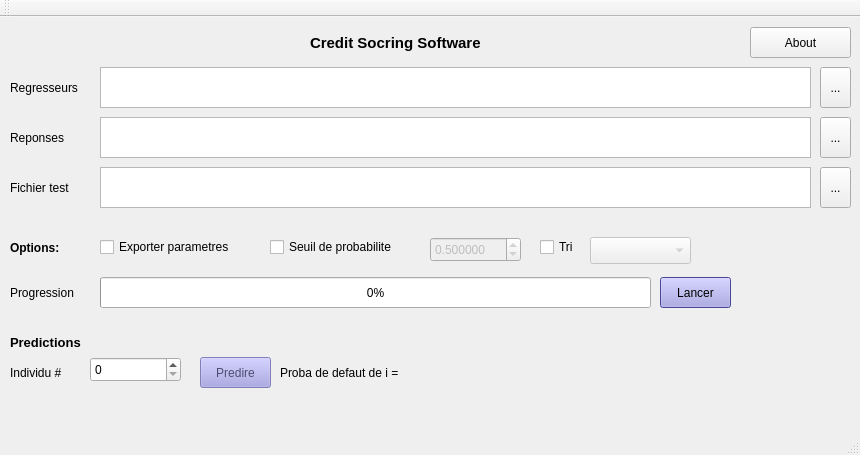
<?xml version="1.0" encoding="UTF-8"?>
<ui version="4.0">
 <class>MainWindow</class>
 <widget class="QMainWindow" name="MainWindow">
  <property name="geometry">
   <rect>
    <x>0</x>
    <y>0</y>
    <width>860</width>
    <height>455</height>
   </rect>
  </property>
  <property name="windowTitle">
   <string>Projet de Credit Scoring</string>
  </property>
  <widget class="QWidget" name="centralWidget">
   <widget class="QPlainTextEdit" name="Regresseurs">
    <property name="geometry">
     <rect>
      <x>100</x>
      <y>50</y>
      <width>711</width>
      <height>41</height>
     </rect>
    </property>
   </widget>
   <widget class="QToolButton" name="Import_X">
    <property name="geometry">
     <rect>
      <x>820</x>
      <y>50</y>
      <width>31</width>
      <height>41</height>
     </rect>
    </property>
    <property name="text">
     <string>...</string>
    </property>
   </widget>
   <widget class="QProgressBar" name="progressBar">
    <property name="geometry">
     <rect>
      <x>100</x>
      <y>260</y>
      <width>551</width>
      <height>31</height>
     </rect>
    </property>
    <property name="value">
     <number>0</number>
    </property>
   </widget>
   <widget class="QLabel" name="label">
    <property name="geometry">
     <rect>
      <x>10</x>
      <y>260</y>
      <width>81</width>
      <height>31</height>
     </rect>
    </property>
    <property name="text">
     <string>Progression</string>
    </property>
   </widget>
   <widget class="QToolButton" name="Import_Y">
    <property name="geometry">
     <rect>
      <x>820</x>
      <y>100</y>
      <width>31</width>
      <height>41</height>
     </rect>
    </property>
    <property name="text">
     <string>...</string>
    </property>
   </widget>
   <widget class="QPlainTextEdit" name="Reponses">
    <property name="geometry">
     <rect>
      <x>100</x>
      <y>100</y>
      <width>711</width>
      <height>41</height>
     </rect>
    </property>
   </widget>
   <widget class="QToolButton" name="Import_Test">
    <property name="geometry">
     <rect>
      <x>820</x>
      <y>150</y>
      <width>31</width>
      <height>41</height>
     </rect>
    </property>
    <property name="text">
     <string>...</string>
    </property>
   </widget>
   <widget class="QPlainTextEdit" name="Fichier_test">
    <property name="geometry">
     <rect>
      <x>100</x>
      <y>150</y>
      <width>711</width>
      <height>41</height>
     </rect>
    </property>
   </widget>
   <widget class="QLabel" name="label_2">
    <property name="geometry">
     <rect>
      <x>10</x>
      <y>50</y>
      <width>81</width>
      <height>41</height>
     </rect>
    </property>
    <property name="text">
     <string>Regresseurs</string>
    </property>
   </widget>
   <widget class="QLabel" name="label_3">
    <property name="geometry">
     <rect>
      <x>10</x>
      <y>100</y>
      <width>81</width>
      <height>41</height>
     </rect>
    </property>
    <property name="text">
     <string>Reponses</string>
    </property>
   </widget>
   <widget class="QLabel" name="label_4">
    <property name="geometry">
     <rect>
      <x>10</x>
      <y>150</y>
      <width>81</width>
      <height>41</height>
     </rect>
    </property>
    <property name="text">
     <string>Fichier test</string>
    </property>
   </widget>
   <widget class="QPushButton" name="Lancer">
    <property name="geometry">
     <rect>
      <x>660</x>
      <y>260</y>
      <width>71</width>
      <height>31</height>
     </rect>
    </property>
    <property name="palette">
     <palette>
      <active>
       <colorrole role="WindowText">
        <brush brushstyle="SolidPattern">
         <color alpha="255">
          <red>0</red>
          <green>0</green>
          <blue>0</blue>
         </color>
        </brush>
       </colorrole>
       <colorrole role="Button">
        <brush brushstyle="SolidPattern">
         <color alpha="255">
          <red>158</red>
          <green>155</green>
          <blue>225</blue>
         </color>
        </brush>
       </colorrole>
       <colorrole role="Light">
        <brush brushstyle="SolidPattern">
         <color alpha="255">
          <red>183</red>
          <green>180</green>
          <blue>255</blue>
         </color>
        </brush>
       </colorrole>
       <colorrole role="Midlight">
        <brush brushstyle="SolidPattern">
         <color alpha="255">
          <red>143</red>
          <green>139</green>
          <blue>233</blue>
         </color>
        </brush>
       </colorrole>
       <colorrole role="Dark">
        <brush brushstyle="SolidPattern">
         <color alpha="255">
          <red>51</red>
          <green>49</green>
          <blue>105</blue>
         </color>
        </brush>
       </colorrole>
       <colorrole role="Mid">
        <brush brushstyle="SolidPattern">
         <color alpha="255">
          <red>68</red>
          <green>65</green>
          <blue>141</blue>
         </color>
        </brush>
       </colorrole>
       <colorrole role="Text">
        <brush brushstyle="SolidPattern">
         <color alpha="255">
          <red>0</red>
          <green>0</green>
          <blue>0</blue>
         </color>
        </brush>
       </colorrole>
       <colorrole role="BrightText">
        <brush brushstyle="SolidPattern">
         <color alpha="255">
          <red>255</red>
          <green>255</green>
          <blue>255</blue>
         </color>
        </brush>
       </colorrole>
       <colorrole role="ButtonText">
        <brush brushstyle="SolidPattern">
         <color alpha="255">
          <red>0</red>
          <green>0</green>
          <blue>0</blue>
         </color>
        </brush>
       </colorrole>
       <colorrole role="Base">
        <brush brushstyle="SolidPattern">
         <color alpha="255">
          <red>255</red>
          <green>255</green>
          <blue>255</blue>
         </color>
        </brush>
       </colorrole>
       <colorrole role="Window">
        <brush brushstyle="SolidPattern">
         <color alpha="255">
          <red>103</red>
          <green>98</green>
          <blue>211</blue>
         </color>
        </brush>
       </colorrole>
       <colorrole role="Shadow">
        <brush brushstyle="SolidPattern">
         <color alpha="255">
          <red>0</red>
          <green>0</green>
          <blue>0</blue>
         </color>
        </brush>
       </colorrole>
       <colorrole role="AlternateBase">
        <brush brushstyle="SolidPattern">
         <color alpha="255">
          <red>179</red>
          <green>176</green>
          <blue>233</blue>
         </color>
        </brush>
       </colorrole>
       <colorrole role="ToolTipBase">
        <brush brushstyle="SolidPattern">
         <color alpha="255">
          <red>255</red>
          <green>255</green>
          <blue>220</blue>
         </color>
        </brush>
       </colorrole>
       <colorrole role="ToolTipText">
        <brush brushstyle="SolidPattern">
         <color alpha="255">
          <red>0</red>
          <green>0</green>
          <blue>0</blue>
         </color>
        </brush>
       </colorrole>
      </active>
      <inactive>
       <colorrole role="WindowText">
        <brush brushstyle="SolidPattern">
         <color alpha="255">
          <red>0</red>
          <green>0</green>
          <blue>0</blue>
         </color>
        </brush>
       </colorrole>
       <colorrole role="Button">
        <brush brushstyle="SolidPattern">
         <color alpha="255">
          <red>158</red>
          <green>155</green>
          <blue>225</blue>
         </color>
        </brush>
       </colorrole>
       <colorrole role="Light">
        <brush brushstyle="SolidPattern">
         <color alpha="255">
          <red>183</red>
          <green>180</green>
          <blue>255</blue>
         </color>
        </brush>
       </colorrole>
       <colorrole role="Midlight">
        <brush brushstyle="SolidPattern">
         <color alpha="255">
          <red>143</red>
          <green>139</green>
          <blue>233</blue>
         </color>
        </brush>
       </colorrole>
       <colorrole role="Dark">
        <brush brushstyle="SolidPattern">
         <color alpha="255">
          <red>51</red>
          <green>49</green>
          <blue>105</blue>
         </color>
        </brush>
       </colorrole>
       <colorrole role="Mid">
        <brush brushstyle="SolidPattern">
         <color alpha="255">
          <red>68</red>
          <green>65</green>
          <blue>141</blue>
         </color>
        </brush>
       </colorrole>
       <colorrole role="Text">
        <brush brushstyle="SolidPattern">
         <color alpha="255">
          <red>0</red>
          <green>0</green>
          <blue>0</blue>
         </color>
        </brush>
       </colorrole>
       <colorrole role="BrightText">
        <brush brushstyle="SolidPattern">
         <color alpha="255">
          <red>255</red>
          <green>255</green>
          <blue>255</blue>
         </color>
        </brush>
       </colorrole>
       <colorrole role="ButtonText">
        <brush brushstyle="SolidPattern">
         <color alpha="255">
          <red>0</red>
          <green>0</green>
          <blue>0</blue>
         </color>
        </brush>
       </colorrole>
       <colorrole role="Base">
        <brush brushstyle="SolidPattern">
         <color alpha="255">
          <red>255</red>
          <green>255</green>
          <blue>255</blue>
         </color>
        </brush>
       </colorrole>
       <colorrole role="Window">
        <brush brushstyle="SolidPattern">
         <color alpha="255">
          <red>103</red>
          <green>98</green>
          <blue>211</blue>
         </color>
        </brush>
       </colorrole>
       <colorrole role="Shadow">
        <brush brushstyle="SolidPattern">
         <color alpha="255">
          <red>0</red>
          <green>0</green>
          <blue>0</blue>
         </color>
        </brush>
       </colorrole>
       <colorrole role="AlternateBase">
        <brush brushstyle="SolidPattern">
         <color alpha="255">
          <red>179</red>
          <green>176</green>
          <blue>233</blue>
         </color>
        </brush>
       </colorrole>
       <colorrole role="ToolTipBase">
        <brush brushstyle="SolidPattern">
         <color alpha="255">
          <red>255</red>
          <green>255</green>
          <blue>220</blue>
         </color>
        </brush>
       </colorrole>
       <colorrole role="ToolTipText">
        <brush brushstyle="SolidPattern">
         <color alpha="255">
          <red>0</red>
          <green>0</green>
          <blue>0</blue>
         </color>
        </brush>
       </colorrole>
      </inactive>
      <disabled>
       <colorrole role="WindowText">
        <brush brushstyle="SolidPattern">
         <color alpha="255">
          <red>51</red>
          <green>49</green>
          <blue>105</blue>
         </color>
        </brush>
       </colorrole>
       <colorrole role="Button">
        <brush brushstyle="SolidPattern">
         <color alpha="255">
          <red>158</red>
          <green>155</green>
          <blue>225</blue>
         </color>
        </brush>
       </colorrole>
       <colorrole role="Light">
        <brush brushstyle="SolidPattern">
         <color alpha="255">
          <red>183</red>
          <green>180</green>
          <blue>255</blue>
         </color>
        </brush>
       </colorrole>
       <colorrole role="Midlight">
        <brush brushstyle="SolidPattern">
         <color alpha="255">
          <red>143</red>
          <green>139</green>
          <blue>233</blue>
         </color>
        </brush>
       </colorrole>
       <colorrole role="Dark">
        <brush brushstyle="SolidPattern">
         <color alpha="255">
          <red>51</red>
          <green>49</green>
          <blue>105</blue>
         </color>
        </brush>
       </colorrole>
       <colorrole role="Mid">
        <brush brushstyle="SolidPattern">
         <color alpha="255">
          <red>68</red>
          <green>65</green>
          <blue>141</blue>
         </color>
        </brush>
       </colorrole>
       <colorrole role="Text">
        <brush brushstyle="SolidPattern">
         <color alpha="255">
          <red>51</red>
          <green>49</green>
          <blue>105</blue>
         </color>
        </brush>
       </colorrole>
       <colorrole role="BrightText">
        <brush brushstyle="SolidPattern">
         <color alpha="255">
          <red>255</red>
          <green>255</green>
          <blue>255</blue>
         </color>
        </brush>
       </colorrole>
       <colorrole role="ButtonText">
        <brush brushstyle="SolidPattern">
         <color alpha="255">
          <red>51</red>
          <green>49</green>
          <blue>105</blue>
         </color>
        </brush>
       </colorrole>
       <colorrole role="Base">
        <brush brushstyle="SolidPattern">
         <color alpha="255">
          <red>103</red>
          <green>98</green>
          <blue>211</blue>
         </color>
        </brush>
       </colorrole>
       <colorrole role="Window">
        <brush brushstyle="SolidPattern">
         <color alpha="255">
          <red>103</red>
          <green>98</green>
          <blue>211</blue>
         </color>
        </brush>
       </colorrole>
       <colorrole role="Shadow">
        <brush brushstyle="SolidPattern">
         <color alpha="255">
          <red>0</red>
          <green>0</green>
          <blue>0</blue>
         </color>
        </brush>
       </colorrole>
       <colorrole role="AlternateBase">
        <brush brushstyle="SolidPattern">
         <color alpha="255">
          <red>103</red>
          <green>98</green>
          <blue>211</blue>
         </color>
        </brush>
       </colorrole>
       <colorrole role="ToolTipBase">
        <brush brushstyle="SolidPattern">
         <color alpha="255">
          <red>255</red>
          <green>255</green>
          <blue>220</blue>
         </color>
        </brush>
       </colorrole>
       <colorrole role="ToolTipText">
        <brush brushstyle="SolidPattern">
         <color alpha="255">
          <red>0</red>
          <green>0</green>
          <blue>0</blue>
         </color>
        </brush>
       </colorrole>
      </disabled>
     </palette>
    </property>
    <property name="text">
     <string>Lancer</string>
    </property>
   </widget>
   <widget class="QLabel" name="label_5">
    <property name="geometry">
     <rect>
      <x>310</x>
      <y>10</y>
      <width>201</width>
      <height>31</height>
     </rect>
    </property>
    <property name="font">
     <font>
      <pointsize>11</pointsize>
      <weight>75</weight>
      <bold>true</bold>
     </font>
    </property>
    <property name="text">
     <string>Credit Socring Software</string>
    </property>
   </widget>
   <widget class="QLabel" name="label_6">
    <property name="geometry">
     <rect>
      <x>10</x>
      <y>340</y>
      <width>71</width>
      <height>31</height>
     </rect>
    </property>
    <property name="text">
     <string>Individu #</string>
    </property>
   </widget>
   <widget class="QPushButton" name="Pred">
    <property name="enabled">
     <bool>false</bool>
    </property>
    <property name="geometry">
     <rect>
      <x>200</x>
      <y>340</y>
      <width>71</width>
      <height>31</height>
     </rect>
    </property>
    <property name="palette">
     <palette>
      <active>
       <colorrole role="WindowText">
        <brush brushstyle="SolidPattern">
         <color alpha="255">
          <red>0</red>
          <green>0</green>
          <blue>0</blue>
         </color>
        </brush>
       </colorrole>
       <colorrole role="Button">
        <brush brushstyle="SolidPattern">
         <color alpha="255">
          <red>157</red>
          <green>154</green>
          <blue>224</blue>
         </color>
        </brush>
       </colorrole>
       <colorrole role="Light">
        <brush brushstyle="SolidPattern">
         <color alpha="255">
          <red>255</red>
          <green>255</green>
          <blue>255</blue>
         </color>
        </brush>
       </colorrole>
       <colorrole role="Midlight">
        <brush brushstyle="SolidPattern">
         <color alpha="255">
          <red>206</red>
          <green>204</green>
          <blue>239</blue>
         </color>
        </brush>
       </colorrole>
       <colorrole role="Dark">
        <brush brushstyle="SolidPattern">
         <color alpha="255">
          <red>78</red>
          <green>77</green>
          <blue>112</blue>
         </color>
        </brush>
       </colorrole>
       <colorrole role="Mid">
        <brush brushstyle="SolidPattern">
         <color alpha="255">
          <red>105</red>
          <green>103</green>
          <blue>149</blue>
         </color>
        </brush>
       </colorrole>
       <colorrole role="Text">
        <brush brushstyle="SolidPattern">
         <color alpha="255">
          <red>0</red>
          <green>0</green>
          <blue>0</blue>
         </color>
        </brush>
       </colorrole>
       <colorrole role="BrightText">
        <brush brushstyle="SolidPattern">
         <color alpha="255">
          <red>255</red>
          <green>255</green>
          <blue>255</blue>
         </color>
        </brush>
       </colorrole>
       <colorrole role="ButtonText">
        <brush brushstyle="SolidPattern">
         <color alpha="255">
          <red>0</red>
          <green>0</green>
          <blue>0</blue>
         </color>
        </brush>
       </colorrole>
       <colorrole role="Base">
        <brush brushstyle="SolidPattern">
         <color alpha="255">
          <red>255</red>
          <green>255</green>
          <blue>255</blue>
         </color>
        </brush>
       </colorrole>
       <colorrole role="Window">
        <brush brushstyle="SolidPattern">
         <color alpha="255">
          <red>157</red>
          <green>154</green>
          <blue>224</blue>
         </color>
        </brush>
       </colorrole>
       <colorrole role="Shadow">
        <brush brushstyle="SolidPattern">
         <color alpha="255">
          <red>0</red>
          <green>0</green>
          <blue>0</blue>
         </color>
        </brush>
       </colorrole>
       <colorrole role="AlternateBase">
        <brush brushstyle="SolidPattern">
         <color alpha="255">
          <red>206</red>
          <green>204</green>
          <blue>239</blue>
         </color>
        </brush>
       </colorrole>
       <colorrole role="ToolTipBase">
        <brush brushstyle="SolidPattern">
         <color alpha="255">
          <red>255</red>
          <green>255</green>
          <blue>220</blue>
         </color>
        </brush>
       </colorrole>
       <colorrole role="ToolTipText">
        <brush brushstyle="SolidPattern">
         <color alpha="255">
          <red>0</red>
          <green>0</green>
          <blue>0</blue>
         </color>
        </brush>
       </colorrole>
      </active>
      <inactive>
       <colorrole role="WindowText">
        <brush brushstyle="SolidPattern">
         <color alpha="255">
          <red>0</red>
          <green>0</green>
          <blue>0</blue>
         </color>
        </brush>
       </colorrole>
       <colorrole role="Button">
        <brush brushstyle="SolidPattern">
         <color alpha="255">
          <red>157</red>
          <green>154</green>
          <blue>224</blue>
         </color>
        </brush>
       </colorrole>
       <colorrole role="Light">
        <brush brushstyle="SolidPattern">
         <color alpha="255">
          <red>255</red>
          <green>255</green>
          <blue>255</blue>
         </color>
        </brush>
       </colorrole>
       <colorrole role="Midlight">
        <brush brushstyle="SolidPattern">
         <color alpha="255">
          <red>206</red>
          <green>204</green>
          <blue>239</blue>
         </color>
        </brush>
       </colorrole>
       <colorrole role="Dark">
        <brush brushstyle="SolidPattern">
         <color alpha="255">
          <red>78</red>
          <green>77</green>
          <blue>112</blue>
         </color>
        </brush>
       </colorrole>
       <colorrole role="Mid">
        <brush brushstyle="SolidPattern">
         <color alpha="255">
          <red>105</red>
          <green>103</green>
          <blue>149</blue>
         </color>
        </brush>
       </colorrole>
       <colorrole role="Text">
        <brush brushstyle="SolidPattern">
         <color alpha="255">
          <red>0</red>
          <green>0</green>
          <blue>0</blue>
         </color>
        </brush>
       </colorrole>
       <colorrole role="BrightText">
        <brush brushstyle="SolidPattern">
         <color alpha="255">
          <red>255</red>
          <green>255</green>
          <blue>255</blue>
         </color>
        </brush>
       </colorrole>
       <colorrole role="ButtonText">
        <brush brushstyle="SolidPattern">
         <color alpha="255">
          <red>0</red>
          <green>0</green>
          <blue>0</blue>
         </color>
        </brush>
       </colorrole>
       <colorrole role="Base">
        <brush brushstyle="SolidPattern">
         <color alpha="255">
          <red>255</red>
          <green>255</green>
          <blue>255</blue>
         </color>
        </brush>
       </colorrole>
       <colorrole role="Window">
        <brush brushstyle="SolidPattern">
         <color alpha="255">
          <red>157</red>
          <green>154</green>
          <blue>224</blue>
         </color>
        </brush>
       </colorrole>
       <colorrole role="Shadow">
        <brush brushstyle="SolidPattern">
         <color alpha="255">
          <red>0</red>
          <green>0</green>
          <blue>0</blue>
         </color>
        </brush>
       </colorrole>
       <colorrole role="AlternateBase">
        <brush brushstyle="SolidPattern">
         <color alpha="255">
          <red>206</red>
          <green>204</green>
          <blue>239</blue>
         </color>
        </brush>
       </colorrole>
       <colorrole role="ToolTipBase">
        <brush brushstyle="SolidPattern">
         <color alpha="255">
          <red>255</red>
          <green>255</green>
          <blue>220</blue>
         </color>
        </brush>
       </colorrole>
       <colorrole role="ToolTipText">
        <brush brushstyle="SolidPattern">
         <color alpha="255">
          <red>0</red>
          <green>0</green>
          <blue>0</blue>
         </color>
        </brush>
       </colorrole>
      </inactive>
      <disabled>
       <colorrole role="WindowText">
        <brush brushstyle="SolidPattern">
         <color alpha="255">
          <red>78</red>
          <green>77</green>
          <blue>112</blue>
         </color>
        </brush>
       </colorrole>
       <colorrole role="Button">
        <brush brushstyle="SolidPattern">
         <color alpha="255">
          <red>157</red>
          <green>154</green>
          <blue>224</blue>
         </color>
        </brush>
       </colorrole>
       <colorrole role="Light">
        <brush brushstyle="SolidPattern">
         <color alpha="255">
          <red>255</red>
          <green>255</green>
          <blue>255</blue>
         </color>
        </brush>
       </colorrole>
       <colorrole role="Midlight">
        <brush brushstyle="SolidPattern">
         <color alpha="255">
          <red>206</red>
          <green>204</green>
          <blue>239</blue>
         </color>
        </brush>
       </colorrole>
       <colorrole role="Dark">
        <brush brushstyle="SolidPattern">
         <color alpha="255">
          <red>78</red>
          <green>77</green>
          <blue>112</blue>
         </color>
        </brush>
       </colorrole>
       <colorrole role="Mid">
        <brush brushstyle="SolidPattern">
         <color alpha="255">
          <red>105</red>
          <green>103</green>
          <blue>149</blue>
         </color>
        </brush>
       </colorrole>
       <colorrole role="Text">
        <brush brushstyle="SolidPattern">
         <color alpha="255">
          <red>78</red>
          <green>77</green>
          <blue>112</blue>
         </color>
        </brush>
       </colorrole>
       <colorrole role="BrightText">
        <brush brushstyle="SolidPattern">
         <color alpha="255">
          <red>255</red>
          <green>255</green>
          <blue>255</blue>
         </color>
        </brush>
       </colorrole>
       <colorrole role="ButtonText">
        <brush brushstyle="SolidPattern">
         <color alpha="255">
          <red>78</red>
          <green>77</green>
          <blue>112</blue>
         </color>
        </brush>
       </colorrole>
       <colorrole role="Base">
        <brush brushstyle="SolidPattern">
         <color alpha="255">
          <red>157</red>
          <green>154</green>
          <blue>224</blue>
         </color>
        </brush>
       </colorrole>
       <colorrole role="Window">
        <brush brushstyle="SolidPattern">
         <color alpha="255">
          <red>157</red>
          <green>154</green>
          <blue>224</blue>
         </color>
        </brush>
       </colorrole>
       <colorrole role="Shadow">
        <brush brushstyle="SolidPattern">
         <color alpha="255">
          <red>0</red>
          <green>0</green>
          <blue>0</blue>
         </color>
        </brush>
       </colorrole>
       <colorrole role="AlternateBase">
        <brush brushstyle="SolidPattern">
         <color alpha="255">
          <red>157</red>
          <green>154</green>
          <blue>224</blue>
         </color>
        </brush>
       </colorrole>
       <colorrole role="ToolTipBase">
        <brush brushstyle="SolidPattern">
         <color alpha="255">
          <red>255</red>
          <green>255</green>
          <blue>220</blue>
         </color>
        </brush>
       </colorrole>
       <colorrole role="ToolTipText">
        <brush brushstyle="SolidPattern">
         <color alpha="255">
          <red>0</red>
          <green>0</green>
          <blue>0</blue>
         </color>
        </brush>
       </colorrole>
      </disabled>
     </palette>
    </property>
    <property name="text">
     <string>Predire</string>
    </property>
   </widget>
   <widget class="QLabel" name="label_7">
    <property name="geometry">
     <rect>
      <x>280</x>
      <y>340</y>
      <width>561</width>
      <height>31</height>
     </rect>
    </property>
    <property name="text">
     <string>Proba de defaut de i = </string>
    </property>
   </widget>
   <widget class="QLabel" name="label_8">
    <property name="geometry">
     <rect>
      <x>10</x>
      <y>310</y>
      <width>201</width>
      <height>31</height>
     </rect>
    </property>
    <property name="font">
     <font>
      <pointsize>10</pointsize>
      <weight>75</weight>
      <italic>false</italic>
      <bold>true</bold>
     </font>
    </property>
    <property name="text">
     <string>Predictions</string>
    </property>
   </widget>
   <widget class="QCheckBox" name="Export_Params">
    <property name="geometry">
     <rect>
      <x>100</x>
      <y>220</y>
      <width>161</width>
      <height>20</height>
     </rect>
    </property>
    <property name="text">
     <string>Exporter parametres</string>
    </property>
   </widget>
   <widget class="QLabel" name="label_9">
    <property name="geometry">
     <rect>
      <x>10</x>
      <y>210</y>
      <width>81</width>
      <height>41</height>
     </rect>
    </property>
    <property name="font">
     <font>
      <weight>75</weight>
      <bold>true</bold>
     </font>
    </property>
    <property name="text">
     <string>Options:</string>
    </property>
   </widget>
   <widget class="QCheckBox" name="Probas_Seuil">
    <property name="enabled">
     <bool>true</bool>
    </property>
    <property name="geometry">
     <rect>
      <x>270</x>
      <y>220</y>
      <width>151</width>
      <height>20</height>
     </rect>
    </property>
    <property name="text">
     <string>Seuil de probabilite</string>
    </property>
   </widget>
   <widget class="QCheckBox" name="Trier">
    <property name="geometry">
     <rect>
      <x>540</x>
      <y>220</y>
      <width>41</width>
      <height>20</height>
     </rect>
    </property>
    <property name="text">
     <string>Tri</string>
    </property>
   </widget>
   <widget class="QComboBox" name="Ordre">
    <property name="enabled">
     <bool>false</bool>
    </property>
    <property name="geometry">
     <rect>
      <x>590</x>
      <y>220</y>
      <width>101</width>
      <height>27</height>
     </rect>
    </property>
    <property name="font">
     <font>
      <pointsize>9</pointsize>
     </font>
    </property>
   </widget>
   <widget class="QDoubleSpinBox" name="seuil">
    <property name="enabled">
     <bool>false</bool>
    </property>
    <property name="geometry">
     <rect>
      <x>430</x>
      <y>220</y>
      <width>91</width>
      <height>25</height>
     </rect>
    </property>
    <property name="decimals">
     <number>6</number>
    </property>
    <property name="maximum">
     <double>1.000000000000000</double>
    </property>
    <property name="singleStep">
     <double>0.010000000000000</double>
    </property>
    <property name="value">
     <double>0.500000000000000</double>
    </property>
   </widget>
   <widget class="QPushButton" name="About_Button">
    <property name="geometry">
     <rect>
      <x>750</x>
      <y>10</y>
      <width>101</width>
      <height>31</height>
     </rect>
    </property>
    <property name="text">
     <string>About</string>
    </property>
   </widget>
   <widget class="QSpinBox" name="individu_i">
    <property name="geometry">
     <rect>
      <x>90</x>
      <y>340</y>
      <width>91</width>
      <height>25</height>
     </rect>
    </property>
   </widget>
  </widget>
  <widget class="QMenuBar" name="menuBar">
   <property name="geometry">
    <rect>
     <x>0</x>
     <y>0</y>
     <width>860</width>
     <height>25</height>
    </rect>
   </property>
  </widget>
  <widget class="QToolBar" name="mainToolBar">
   <attribute name="toolBarArea">
    <enum>TopToolBarArea</enum>
   </attribute>
   <attribute name="toolBarBreak">
    <bool>false</bool>
   </attribute>
  </widget>
  <widget class="QStatusBar" name="statusBar"/>
 </widget>
 <layoutdefault spacing="6" margin="11"/>
 <resources/>
 <connections>
  <connection>
   <sender>Trier</sender>
   <signal>toggled(bool)</signal>
   <receiver>Ordre</receiver>
   <slot>setEnabled(bool)</slot>
   <hints>
    <hint type="sourcelabel">
     <x>540</x>
     <y>267</y>
    </hint>
    <hint type="destinationlabel">
     <x>609</x>
     <y>271</y>
    </hint>
   </hints>
  </connection>
  <connection>
   <sender>Probas_Seuil</sender>
   <signal>toggled(bool)</signal>
   <receiver>Trier</receiver>
   <slot>setDisabled(bool)</slot>
   <hints>
    <hint type="sourcelabel">
     <x>335</x>
     <y>267</y>
    </hint>
    <hint type="destinationlabel">
     <x>520</x>
     <y>267</y>
    </hint>
   </hints>
  </connection>
  <connection>
   <sender>Probas_Seuil</sender>
   <signal>toggled(bool)</signal>
   <receiver>Ordre</receiver>
   <slot>setDisabled(bool)</slot>
   <hints>
    <hint type="sourcelabel">
     <x>335</x>
     <y>267</y>
    </hint>
    <hint type="destinationlabel">
     <x>600</x>
     <y>271</y>
    </hint>
   </hints>
  </connection>
  <connection>
   <sender>Probas_Seuil</sender>
   <signal>toggled(bool)</signal>
   <receiver>seuil</receiver>
   <slot>setEnabled(bool)</slot>
   <hints>
    <hint type="sourcelabel">
     <x>330</x>
     <y>267</y>
    </hint>
    <hint type="destinationlabel">
     <x>435</x>
     <y>270</y>
    </hint>
   </hints>
  </connection>
 </connections>
</ui>
